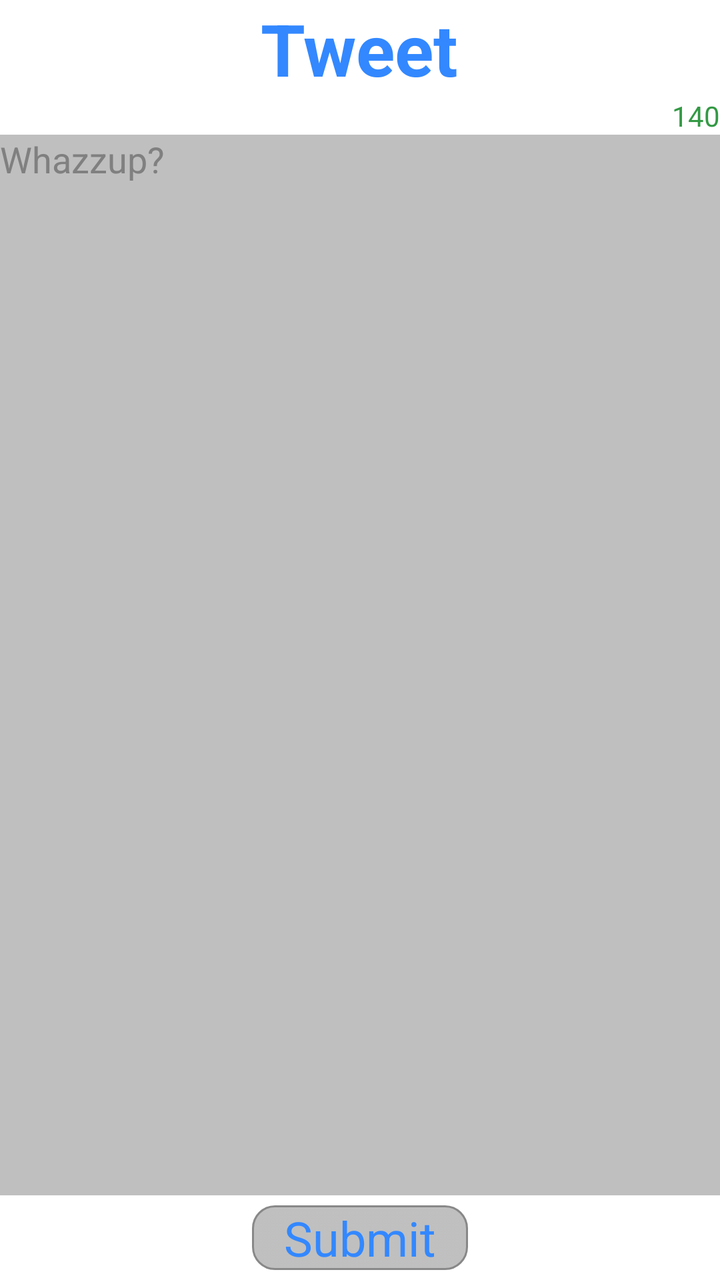
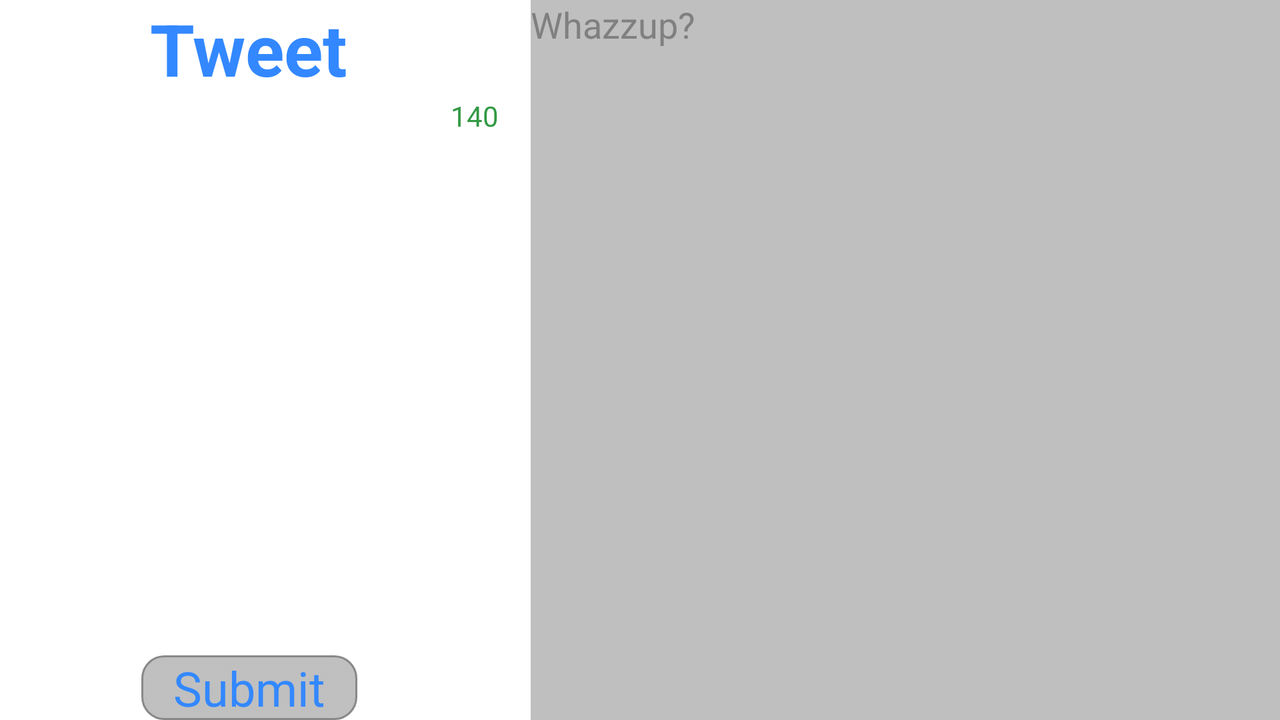

First picture: res/layout/ on a phone held upright. Second picture: the repository's own variant of that layout, on a device whose configuration matches the variant's folder. Source for both follows.
<!-- AndroidManifest.xml: application theme AppTheme -->
<!-- res/layout/fragment_tweet.xml -->
<LinearLayout xmlns:android="http://schemas.android.com/apk/res/android"
    xmlns:tools="http://schemas.android.com/tools"
    android:layout_width="match_parent"
    android:layout_height="match_parent"
    android:orientation="vertical"
    tools:context=".TweetFragment" >

    <TextView
        style="@style/yambaText.label"
        android:layout_width="wrap_content"
        android:layout_height="wrap_content"
        android:layout_gravity="center_horizontal"
        android:text="@string/title_tweet" />

    <TextView
        android:id="@+id/tweet_count"
        android:layout_width="wrap_content"
        android:layout_height="wrap_content"
        android:layout_gravity="right"
        android:textColor="@color/tweet_len_ok"
        android:text="@integer/tweet_max"/>

    <EditText
        android:id="@+id/tweet_tweet"
        android:layout_width="match_parent"
        android:layout_height="0dp"
        android:layout_weight="1"
        android:background="@color/fog"
        android:gravity="top|left"
        android:hint="@string/tweet_hint"
        android:inputType="textMultiLine" >

        <requestFocus />
    </EditText>

    <Button
        android:id="@+id/tweet_submit"
        style="@style/yambaText.button"
        android:layout_width="wrap_content"
        android:layout_height="wrap_content"
        android:layout_gravity="center_horizontal"
        android:layout_margin="@dimen/pad_button"
        android:text="@string/tweet_submit"
        android:enabled="false"/>

</LinearLayout>
<!-- resources referenced by this layout -->
<resources>
  <color name="fog">#88888888</color>
  <color name="tweet_len_ok">#339944</color>
  <dimen name="pad_button">5dp</dimen>
  <integer name="tweet_max">140</integer>
  <string name="title_tweet">Tweet</string>
  <string name="tweet_hint">Whazzup?</string>
  <string name="tweet_submit">Submit</string>
  <style name="yambaText.button">
          <item name="android:textSize">@dimen/text_medium</item>
          <item name="android:background">@drawable/button_background</item>
          <item name="android:paddingLeft">@dimen/activity_horizontal_margin</item>
          <item name="android:paddingRight">@dimen/activity_horizontal_margin</item>
      </style>
  <style name="yambaText.label">
          <item name="android:textSize">@dimen/text_large</item>
          <item name="android:textStyle">bold</item>
      </style>
  <style name="AppTheme" parent="AppBaseTheme" />
  <dimen name="text_medium">24sp</dimen>
  <!-- drawable button_background (drawable) -->
  <?xml version="1.0" encoding="utf-8"?>
  <selector xmlns:android="http://schemas.android.com/apk/res/android">
  
      <item
          android:drawable="@drawable/button_background_pressed"
          android:state_pressed="true"/>
      <item
          android:drawable="@drawable/button_background_enabled"
          android:state_enabled="true"/>
      <item
          android:drawable="@drawable/button_background_default"/>
  
  </selector>
  <dimen name="activity_horizontal_margin">16dp</dimen>
  <dimen name="text_large">36sp</dimen>
  <style name="AppBaseTheme" parent="android:Theme.Light">
          
  
      </style>
  <!-- drawable button_background_pressed (drawable) -->
  <?xml version="1.0" encoding="utf-8"?>
  <shape xmlns:android="http://schemas.android.com/apk/res/android"
      android:shape="rectangle" >
  
      <corners android:radius="11dp" />
  
      <gradient
          android:angle="90"
          android:centerColor="@color/accent"
          android:endColor="@color/text"
          android:startColor="@color/text"
          android:type="linear" />
  
      <stroke
          android:width="1dp"
          android:color="@color/text" />
  
  </shape>
  <!-- drawable button_background_enabled (drawable) -->
  <?xml version="1.0" encoding="utf-8"?>
  <shape xmlns:android="http://schemas.android.com/apk/res/android"
      android:shape="rectangle" >
  
      <corners android:radius="11dp" />
  
      <gradient
          android:angle="90"
          android:centerColor="@color/white"
          android:endColor="@color/accent"
          android:startColor="@color/accent"
          android:type="linear" />
  
      <stroke
          android:width="1dp"
          android:color="@color/text" />
  
  </shape>
  <!-- drawable button_background_default (drawable) -->
  <?xml version="1.0" encoding="utf-8"?>
  <shape xmlns:android="http://schemas.android.com/apk/res/android"
      android:shape="rectangle" >
  
      <corners android:radius="11dp" />
  
      <gradient
          android:angle="90"
          android:centerColor="@color/fog"
          android:endColor="@color/fog"
          android:startColor="@color/fog"
          android:type="linear" />
  
      <stroke
          android:width="1dp"
          android:color="@color/gray" />
  
  </shape>
  <color name="accent">#66bbff</color>
  <color name="text">#3388ff</color>
  <color name="white">#ffffff</color>
  <color name="gray">#888888</color>
</resources>
<!-- res/layout-land/fragment_tweet.xml (the repository's variant of the layout above) -->
<!-- drawn on the phone turned sideways -->
<LinearLayout xmlns:android="http://schemas.android.com/apk/res/android"
    xmlns:tools="http://schemas.android.com/tools"
    android:layout_width="match_parent"
    android:layout_height="match_parent"
    android:orientation="horizontal"
    tools:context=".TweetFragment" >

    <RelativeLayout
        android:layout_width="0dp"
        android:layout_height="match_parent"
        android:layout_marginRight="@dimen/activity_horizontal_margin"
        android:layout_weight="2" >

        <TextView
            android:id="@+id/tweet_title"
            style="@style/yambaText.label"
            android:layout_width="wrap_content"
            android:layout_height="wrap_content"
            android:layout_alignParentTop="true"
            android:layout_centerHorizontal="true"
            android:text="@string/title_tweet" />

        <TextView
            android:id="@+id/tweet_count"
            android:layout_width="wrap_content"
            android:layout_height="wrap_content"
            android:layout_alignParentRight="true"
            android:layout_below="@id/tweet_title"
            android:textColor="@color/tweet_len_ok"
            android:text="@integer/tweet_max"/>

        <Button
            android:id="@+id/tweet_submit"
            style="@style/yambaText.button"
            android:layout_width="wrap_content"
            android:layout_height="wrap_content"
            android:layout_alignParentBottom="true"
            android:layout_centerHorizontal="true"
            android:text="@string/tweet_submit"
            android:enabled="false"/>

    </RelativeLayout>

    <EditText
        android:id="@+id/tweet_tweet"
        android:layout_width="0dp"
        android:layout_height="match_parent"
        android:layout_weight="3"
        android:background="@color/fog"
        android:gravity="top|left"
        android:hint="@string/tweet_hint"
        android:inputType="textMultiLine" >

        <requestFocus />
    </EditText>

</LinearLayout>
<!-- resources referenced by the variant -->
<!-- as the phone turned sideways resolves them -->
<resources>
  <color name="fog">#88888888</color>
  <color name="tweet_len_ok">#339944</color>
  <dimen name="activity_horizontal_margin">16dp</dimen>
  <integer name="tweet_max">140</integer>
  <string name="title_tweet">Tweet</string>
  <string name="tweet_hint">Whazzup?</string>
  <string name="tweet_submit">Submit</string>
  <style name="yambaText.button">
          <item name="android:textSize">@dimen/text_medium</item>
          <item name="android:background">@drawable/button_background</item>
          <item name="android:paddingLeft">@dimen/activity_horizontal_margin</item>
          <item name="android:paddingRight">@dimen/activity_horizontal_margin</item>
      </style>
  <style name="yambaText.label">
          <item name="android:textSize">@dimen/text_large</item>
          <item name="android:textStyle">bold</item>
      </style>
  <style name="AppTheme" parent="AppBaseTheme" />
  <dimen name="text_medium">24sp</dimen>
  <!-- drawable button_background (drawable) -->
  <?xml version="1.0" encoding="utf-8"?>
  <selector xmlns:android="http://schemas.android.com/apk/res/android">
  
      <item
          android:drawable="@drawable/button_background_pressed"
          android:state_pressed="true"/>
      <item
          android:drawable="@drawable/button_background_enabled"
          android:state_enabled="true"/>
      <item
          android:drawable="@drawable/button_background_default"/>
  
  </selector>
  <dimen name="text_large">36sp</dimen>
  <style name="AppBaseTheme" parent="android:Theme.Light">
          
  
      </style>
  <!-- drawable button_background_pressed (drawable) -->
  <?xml version="1.0" encoding="utf-8"?>
  <shape xmlns:android="http://schemas.android.com/apk/res/android"
      android:shape="rectangle" >
  
      <corners android:radius="11dp" />
  
      <gradient
          android:angle="90"
          android:centerColor="@color/accent"
          android:endColor="@color/text"
          android:startColor="@color/text"
          android:type="linear" />
  
      <stroke
          android:width="1dp"
          android:color="@color/text" />
  
  </shape>
  <!-- drawable button_background_enabled (drawable) -->
  <?xml version="1.0" encoding="utf-8"?>
  <shape xmlns:android="http://schemas.android.com/apk/res/android"
      android:shape="rectangle" >
  
      <corners android:radius="11dp" />
  
      <gradient
          android:angle="90"
          android:centerColor="@color/white"
          android:endColor="@color/accent"
          android:startColor="@color/accent"
          android:type="linear" />
  
      <stroke
          android:width="1dp"
          android:color="@color/text" />
  
  </shape>
  <!-- drawable button_background_default (drawable) -->
  <?xml version="1.0" encoding="utf-8"?>
  <shape xmlns:android="http://schemas.android.com/apk/res/android"
      android:shape="rectangle" >
  
      <corners android:radius="11dp" />
  
      <gradient
          android:angle="90"
          android:centerColor="@color/fog"
          android:endColor="@color/fog"
          android:startColor="@color/fog"
          android:type="linear" />
  
      <stroke
          android:width="1dp"
          android:color="@color/gray" />
  
  </shape>
  <color name="accent">#66bbff</color>
  <color name="text">#3388ff</color>
  <color name="white">#ffffff</color>
  <color name="gray">#888888</color>
</resources>
